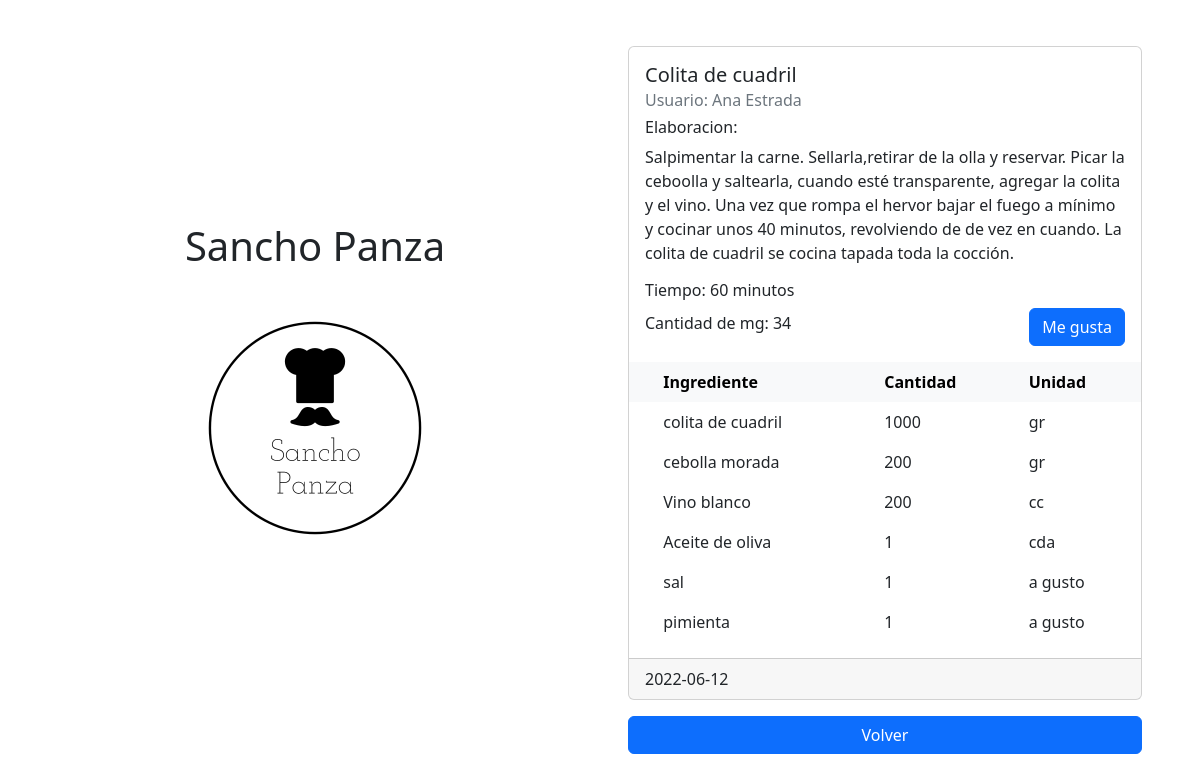
The app's page /view_recipe/1 with its own data.
### src/database.py (models this page shows)
class Receta(db.Model):
    __tablename__ = "receta"
    id = db.Column(db.Integer, primary_key=True)
    nombre = db.Column(db.String(80), nullable=False)
    tiempo = db.Column(db.Integer, nullable=False)
    elaboracion = db.Column(db.Text)
    cantidadmegusta = db.Column(db.Integer, nullable=False)
    fecha = db.Column(db.DateTime)
    usuarioid = db.Column(db.Integer, db.ForeignKey('usuario.id'))
    ingrediente =  db.relationship(
        'Ingrediente',
        backref='receta',
        cascade="all, delete-orphan"
    )

class Usuario(db.Model):
    __tablename__ = 'usuario'
    id = db.Column(db.Integer, primary_key=True)
    nombre = db.Column(db.String(80), nullable=False)
    correo = db.Column(db.String(120), unique=True, nullable=False)
    clave = db.Column(db.String(120), nullable=False)
    receta = db.relationship(
        'Receta',
        backref='usuario',
        cascade="all, delete-orphan"
    )

class Ingrediente(db.Model):
    __tablename__ = 'ingrediente'
    id = db.Column(db.Integer, primary_key=True)
    nombre = db.Column(db.String(80), nullable=False)
    cantidad = db.Column(db.Integer, nullable=False)
    unidad = db.Column(db.String(120), nullable=False)
    recetaid = db.Column(db.Integer, db.ForeignKey('receta.id'))

### src/consultarRecetas.py (the view)
@app.route('/view_recipe/<receta_id>')
def view_recipe(receta_id):
	select_recipe = Receta.query.get(receta_id)
	return render_template('view_recipe.html', receta = select_recipe)

### templates/view_recipe.html (shortened to what this page needs)
{% extends 'base.html' %}
{% block content %}
    <div class="card m-3" style="max-width: 40rem;">
        <div class="card-body">
            <h5 class="card-title">{{receta.nombre}}</h5>
            <h6 class="card-subtitle mb-2 text-muted">Usuario: {{receta.usuario.nombre}}</h6>
            <h6>Elaboracion:</h6>
            <p class="card-text">{{receta.elaboracion}}</p>
            <h6>Tiempo: {{receta.tiempo}} minutos</h6>
            <div class="d-flex align-items-center">
                <h6 class="">Cantidad de mg: {{receta.cantidadmegusta}}</h6>
                {% if receta.usuario.id != session.user_id %}
                    <a class="ms-auto btn btn-primary" href="{{url_for('like', receta_id=receta.id)}}" role="button">Me gusta</a>
                {% endif %}
            </div>
        </div>
        <table class="table table-hover table-borderless">
            <thead class="table-light">
                <tr>
                    <th scope="col"></th>
                    <th scope="col">Ingrediente</th>
                    <th scope="col">Cantidad</th>
                    <th scope="col">Unidad</th>
                </tr>
            </thead>
            <tbody>
                {% for ingrediente in receta.ingrediente %}
                <tr>
                    <th scope="col"></th>
                    <td>{{ ingrediente.nombre }}</td>
                    <td>{{ ingrediente.cantidad }}</td>
                    <td>{{ ingrediente.unidad }}</td>
                </tr>
                {% endfor %}
            </tbody>
        </table>
        <div class="card-footer">{{receta.fecha.date()}}</div>
    </div>
    <a href="{{ url_for('home') }}" class="d-block m-3 btn btn-primary" role="button">Volver</a>
{% endblock %}

### records on screen
Receta: nombre "Colita de cuadril", elaboracion "Salpimentar la carne. Sellarla,retirar de la olla y reservar. Picar la ceboolla y saltearla, cuando esté transparente, agregar la colita y el vino. Una vez que rompa el hervor bajar el fuego a mínimo y cocinar unos 40 minutos, revolviendo de de vez en cuando. La colita de cuadril se cocina tapada toda la cocción.", tiempo "60", cantidadmegusta "34", fecha "2022-06-12"
Usuario: usuario.nombre "Ana Estrada"
Ingrediente: nombre "colita de cuadril", cantidad "1000", unidad "gr"
Ingrediente: nombre "cebolla morada", cantidad "200", unidad "gr"
Ingrediente: nombre "Vino blanco", cantidad "200", unidad "cc"
Ingrediente: nombre "Aceite de oliva", cantidad "1", unidad "cda"
Ingrediente: nombre "sal", cantidad "1", unidad "a gusto"
Ingrediente: nombre "pimienta", cantidad "1", unidad "a gusto"
